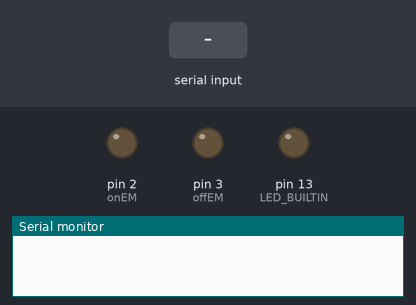
The sketch below on a simulated Arduino Uno, built with avr-gcc and run on an emulated ATmega328P. Parts: output pins drawn as LEDs (lit = HIGH), the last lines printed to the serial monitor. Inputs (shaded band) come from the test bench.

Above: at 1.2 s.
1.3 s: "1" received over Serial
At 2.3 s:
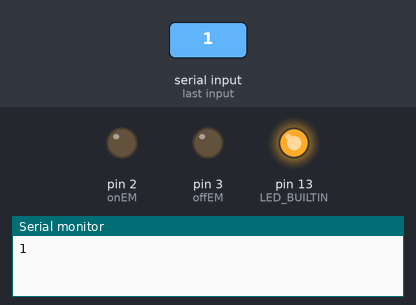
2.8 s: "0" received over Serial
At 3.4 s:
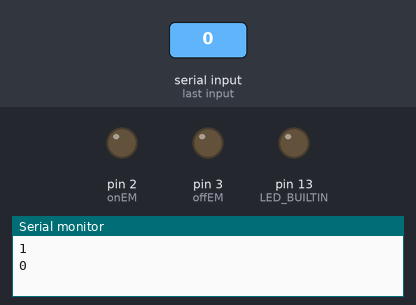
4.3 s: "0" received over Serial
At 4.6 s:
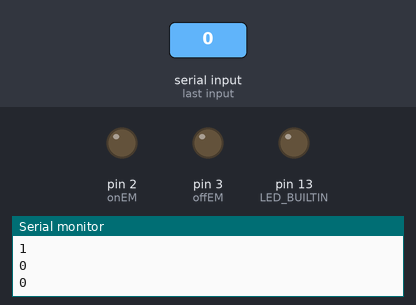
Timing chart, 0 to 7.3 s (numbered marks = the images above; inputs shaded):
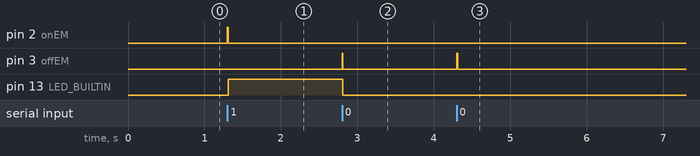

The sketch:

sketch-relay.ino
```cpp
// Turns ON/OFF the built-in LED when character '1' or '0' is received on the serial port.
// Sends back the received character to confirm.

char state = '0';
const int onEM = 2;
const int offEM = 3;

void setup() {
  Serial.begin(9600);
  pinMode(LED_BUILTIN, OUTPUT);
  digitalWrite(LED_BUILTIN, LOW);
  pinMode(onEM, OUTPUT);
  digitalWrite(onEM, LOW);
  pinMode(offEM, OUTPUT);
  digitalWrite(offEM, LOW);
}

void loop() { }

void serialEvent() {
  switch (Serial.read()) {
    case '1':
      digitalWrite(onEM, HIGH);
      delay(10);
      digitalWrite(onEM, LOW);
      digitalWrite(LED_BUILTIN, HIGH);
      state = '1';
      break;
    case '0':
      digitalWrite(offEM, HIGH);
      delay(10);
      digitalWrite(offEM, LOW);
      digitalWrite(LED_BUILTIN, LOW);
      state = '0';
      break;
  };
  Serial.println(state);
}
```

Measured:
- after the input at 1.3 s, pin 2 (onEM): LOW → HIGH at once, → LOW 0.01 s later; pin 13 (LED_BUILTIN): LOW → HIGH at once
- after the input at 2.8 s, pin 3 (offEM): LOW → HIGH at once, → LOW 0.01 s later; pin 13 (LED_BUILTIN): HIGH → LOW at once
- after the input at 4.3 s, pin 3 (offEM): LOW → HIGH at once, → LOW 0.01 s later
